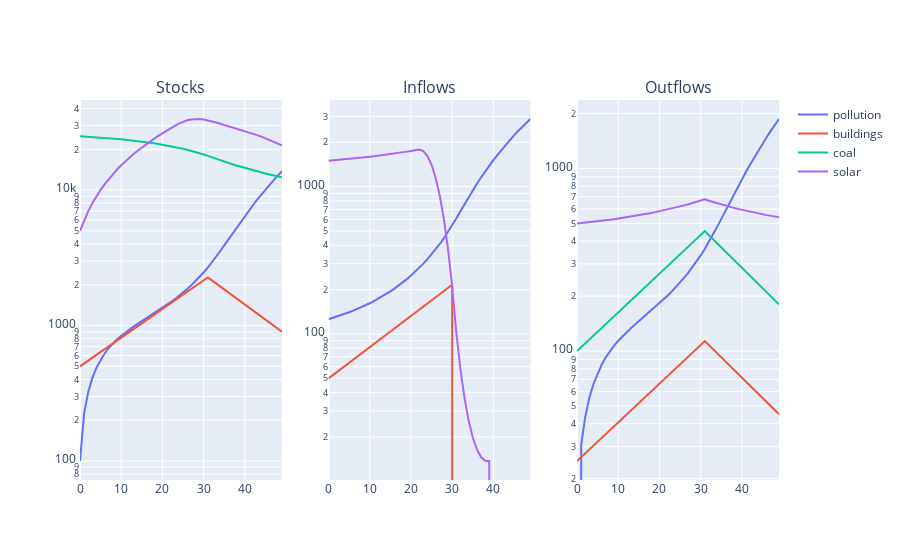

The cell this chart's notebook holds for it:
### Code cell
# a.pollution_lim = True
# a.sensitivity = True
# a.run_sim(time_steps=50)
# fig = a.plot_sim(first_legend=False, log=True)
# fig
